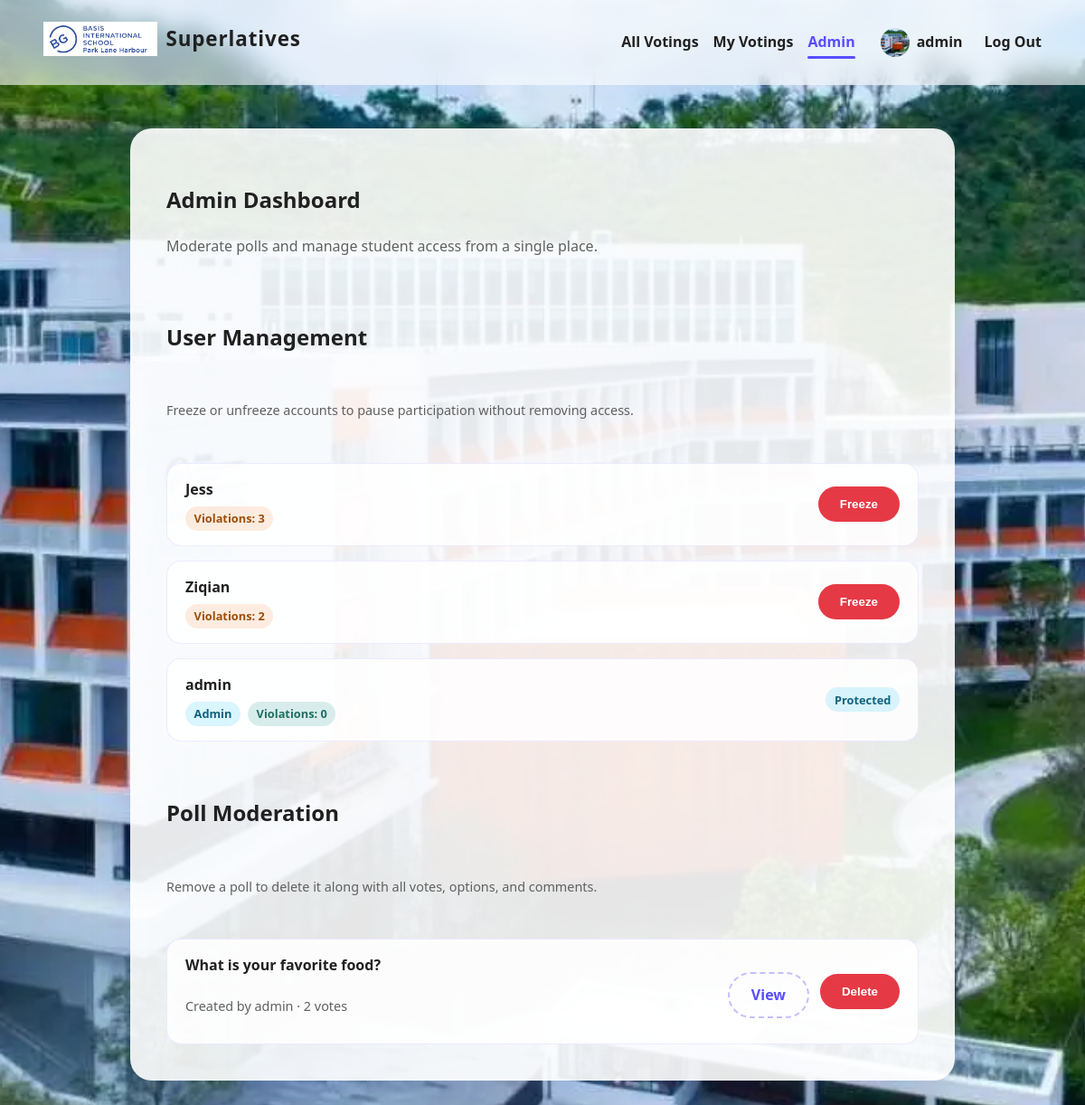
The page /admin (signed in) on the database its author committed.
### app.py (models this page shows, shortened)
class User(db.Model):
    id = db.Column(db.Integer, primary_key=True)
    name = db.Column(db.String(80), unique=True, nullable=False)
    password_hash = db.Column(db.String(255), nullable=False)
    profile_image = db.Column(db.String(255), nullable=True)
    is_admin = db.Column(db.Boolean, nullable=False, default=False, server_default="0")
    is_frozen = db.Column(db.Boolean, nullable=False, default=False, server_default="0")
    violation_count = db.Column(
        db.Integer, nullable=False, default=0, server_default="0"
    )
    polls = db.relationship("Poll", backref="creator", lazy=True)
    votes = db.relationship("Vote", backref="voter", lazy=True)

class Poll(db.Model):
    id = db.Column(db.Integer, primary_key=True)
    title = db.Column(db.String(200), unique=True, nullable=False)
    description = db.Column(db.Text, nullable=True)
    created_by = db.Column(db.Integer, db.ForeignKey("user.id"), nullable=False)
    created_at = db.Column(
        db.DateTime, nullable=False, default=db.func.now(), server_default=db.func.now()
    )
    cover_image = db.Column(db.String(255), nullable=True)
    chat_enabled = db.Column(db.Boolean, nullable=False, default=True, server_default="1")
    options = db.relationship("Option", backref="poll", cascade="all, delete-orphan")
    votes = db.relationship("Vote", backref="poll", cascade="all, delete-orphan")
    messages = db.relationship("Message", backref="poll", cascade="all, delete-orphan")

### app.py (the view)
    @app.route("/admin")
    @login_required
    @admin_required
    def admin_dashboard():
        users = User.query.order_by(User.name.asc()).all()
        poll_rows = (
            Poll.query.outerjoin(Vote)
            .add_columns(func.count(Vote.id).label("vote_count"))
            .group_by(Poll.id)
            .order_by(Poll.created_at.desc())
            .all()
        )
        polls = [{"poll": poll, "vote_count": vote_count} for poll, vote_count in poll_rows]
        return render_template("admin_dashboard.html", users=users, polls=polls)

### app.py (called while the page is built)
def violation_level(count: Optional[int]) -> str:
    if count is None:
        count = 0
    if count >= 5:
        return "danger"
    if count >= 2:
        return "warning"
    return "success"

def current_user() -> Optional[User]:
    user_id = session.get("user_id")
    if user_id is None:
        return None
    return User.query.get(user_id)

def login_required(func):
    from functools import wraps
    @wraps(func)
    def wrapped(*args, **kwargs):
        if current_user() is None:
            flash("Please log in first.", "warning")
            return redirect(url_for("login", next=request.url))
        return func(*args, **kwargs)
    return wrapped

def admin_required(func):
    from functools import wraps
    @wraps(func)
    def wrapped(*args, **kwargs):
        user = current_user()
        if user is None:
            flash("Please log in first.", "warning")
            return redirect(url_for("login", next=request.url))
        if not user.is_admin:
            flash("Admin access required.", "danger")
            return redirect(url_for("index"))
        return func(*args, **kwargs)
    return wrapped

### templates/admin_dashboard.html (shortened to what this page needs)
{% extends "base.html" %}
{% block content %}
<section class="card">
  <header class="card-header">
    <div>
      <h1>Admin Dashboard</h1>
      <p class="lead">
        Moderate polls and manage student access from a single place.
      </p>
    </div>
  </header>
  <div class="admin-section">
    <h2>User Management</h2>
    <p class="admin-meta">
      Freeze or unfreeze accounts to pause participation without removing access.
    </p>
    {% if users %}
    <ul class="admin-user-list">
      {% for user in users %}
      <li class="admin-card">
        <div class="admin-card-info">
          <strong>{{ user.name }}</strong>
          <div class="admin-tags">
            {% if user.is_admin %}
            <span class="tag tag-info">Admin</span>
            {% endif %}
            <span class="tag tag-{{ violation_level(user.violation_count) }}">
              Violations: {{ user.violation_count }}
            </span>
          </div>
        </div>
        <div class="admin-actions">
          {% if user.is_admin %}
          <span class="tag tag-info">Protected</span>
          {% else %}
          <form method="post" action="{{ url_for('toggle_user_freeze', user_id=user.id) }}">
            {% if user.is_frozen %}
            <button class="button secondary" type="submit">Unfreeze</button>
            {% else %}
            <button class="button danger" type="submit">Freeze</button>
            {% endif %}
          </form>
          {% endif %}
        </div>
      </li>
      {% endfor %}
    </ul>
    {% else %}
    <p>No users found.</p>
    {% endif %}
  </div>
  <div class="admin-section">
    <h2>Poll Moderation</h2>
    <p class="admin-meta">
      Remove a poll to delete it along with all votes, options, and comments.
    </p>
    {% if polls %}
    <ul class="admin-poll-list">
      {% for entry in polls %}
      {% set poll = entry.poll %}
      <li class="admin-card">
        <div class="admin-card-info">
          <strong>{{ poll.title }}</strong>
          <p class="admin-meta">
            Created by {{ poll.creator.name }} · {{ entry.vote_count }} vote{% if entry.vote_count != 1 %}s{% endif %}
          </p>
        </div>
        <div class="admin-actions">
          <a class="button secondary" href="{{ url_for('poll_detail', poll_id=poll.id) }}">View</a>
          <form
            method="post"
            action="{{ url_for('admin_delete_poll', poll_id=poll.id) }}"
            onsubmit="return confirm('Delete this poll and everything attached to it?');"
          >
            <button class="button danger" type="submit">Delete</button>
          </form>
        </div>
      </li>
      {% endfor %}
    </ul>
    {% else %}
    <p>No polls found.</p>
    {% endif %}
  </div>
</section>
{% endblock %}

### templates/base.html (shortened to what this page needs)
{% import "macros/avatar.html" as avatar %}
<!doctype html>
<html lang="en">
  <head>
    <link rel="stylesheet" href="{{ url_for('static', filename='css/styles.css') }}" />
  </head>
  <body>
    <nav class="navbar">
      <div class="brand">
        <a href="{{ url_for('index') }}">
          <img
            class="brand-logo"
            src="{{ url_for('static', filename='uploads/theim.png') }}"
            alt="Superlatives logo"
          />
          <span class="brand-name">Superlatives</span>
        </a>
      </div>
      <div class="nav-links">
        <a
          href="{{ url_for('index') }}"
          class="{% if request.endpoint == 'index' %}active{% endif %}"
        >
          All Votings
        </a>
        {% if current_user %}
        <a
          href="{{ url_for('my_polls') }}"
          class="{% if request.endpoint == 'my_polls' %}active{% endif %}"
        >
          My Votings
        </a>
        {% if current_user_is_admin %}
        <a
          href="{{ url_for('admin_dashboard') }}"
          class="{% if request.endpoint == 'admin_dashboard' %}active{% endif %}"
        >
          Admin
        </a>
        {% endif %}
        <div class="nav-account">
          <a
            href="{{ url_for('profile') }}"
            class="profile-link {% if request.endpoint == 'profile' %}active{% endif %}"
          >
            {{ avatar.render(current_user, "xs") }}
            <span class="profile-name">{{ current_user.name }}</span>
          </a>
          <a class="logout-link" href="{{ url_for('logout') }}">Log Out</a>
        </div>
        {% else %}
        <a href="{{ url_for('login') }}">Log In</a>
        <a href="{{ url_for('register') }}">Register</a>
        {% endif %}
      </div>
    </nav>
    <main class="content">
      {% block content %}{% endblock %}
    </main>
  </body>
</html>

### templates/macros/avatar.html
{% macro render(user, size="md", extra_classes="") %}
  {% set name = user.name if user else "?" %}
  {% set profile_image = user.profile_image if user else None %}
  {% set classes = "avatar avatar-" ~ size %}
  {% if extra_classes %}
    {% set classes = classes ~ " " ~ extra_classes %}
  {% endif %}
  {% if profile_image %}
    <span class="{{ classes }} avatar-has-image">
      <img
        src="{{ url_for('static', filename=profile_image) }}"
        alt="{{ name }} profile image"
        loading="lazy"
      />
    </span>
  {% else %}
    <span class="{{ classes }} avatar-initial" aria-hidden="true">
      {{ name[:1]|upper }}
    </span>
  {% endif %}
{% endmacro %}

### static/css/styles.css (style rules this page uses)
:root { color-scheme: light; font-family: "Segoe UI", Roboto, Helvetica, Arial, sans-serif; font-size: 16px; line-height: 1.6; --primary: #6c63ff; --primary-dark: #584dff; --card-bg: rgba(255, 255, 255, 0.9); --text-color: #202020; --muted: #606060; --danger: #e63946; --success: #2a9d8f; --warning: #f4a261; }
* { box-sizing: border-box; }
body { min-height: 100vh; margin: 0; background-color: #000; background-image: url("../uploads/myim.webp"); background-repeat: no-repeat; background-position: center; background-size: cover; background-attachment: fixed; color: var(--text-color); position: relative; }
.navbar { display: flex; justify-content: space-between; align-items: center; padding: 1.5rem 3rem; position: sticky; top: 0; backdrop-filter: blur(12px); background: rgba(255, 255, 255, 0.6); z-index: 10; }
.navbar a { color: var(--text-color); text-decoration: none; font-weight: 600; transition: color 0.2s ease; }
.brand a { display: inline-flex; align-items: center; gap: 0.6rem; font-size: 1.4rem; letter-spacing: 0.04em; }
.brand-logo { height: 2.4rem; width: auto; display: block; }
.brand-name { font-weight: 700; color: var(--text-color); }
.nav-links { display: flex; gap: 1rem; align-items: center; }
.nav-account { display: flex; align-items: center; gap: 0.75rem; }
.profile-link { display: inline-flex; align-items: center; gap: 0.5rem; padding: 0.35rem 0.75rem; border-radius: 999px; background: transparent; font-weight: 600; transition: background 0.2s ease, color 0.2s ease; }
.profile-name { font-weight: 600; }
.logout-link { color: var(--danger); font-weight: 600; }
.avatar { border-radius: 50%; display: inline-flex; align-items: center; justify-content: center; font-weight: 700; text-transform: uppercase; color: #fff; background: linear-gradient(135deg, #6c63ff 0%, #31c6f6 100%); box-shadow: 0 2px 6px rgba(17, 24, 39, 0.08); }
.avatar-has-image { background: transparent; box-shadow: none; }
.avatar-has-image img { width: 100%; height: 100%; display: block; border-radius: 50%; object-fit: cover; }
.avatar-xs { width: 32px; height: 32px; font-size: 0.85rem; }
.nav-links > a.active { color: var(--primary-dark); position: relative; }
.nav-links > a.active::after { content: ""; position: absolute; left: 0; right: 0; bottom: -0.35rem; height: 3px; background: var(--primary-dark); border-radius: 999px; }
.content { max-width: 960px; margin: 3rem auto; padding: 0 1.5rem 4rem; }
.card { background: var(--card-bg); border-radius: 24px; padding: 2.5rem; box-shadow: 0 20px 45px rgba(86, 98, 163, 0.2); }
.card-header { display: flex; justify-content: space-between; align-items: flex-start; gap: 1.5rem; flex-wrap: wrap; }
.lead { color: var(--muted); margin-bottom: 1.5rem; }
.admin-section { margin-top: 2.5rem; display: grid; gap: 1rem; }
.admin-section:first-of-type { margin-top: 1.5rem; }
.admin-user-list, .admin-poll-list { list-style: none; margin: 1rem 0 0; padding: 0; display: grid; gap: 1rem; }
.admin-card { background: rgba(255, 255, 255, 0.85); border: 1px solid rgba(108, 99, 255, 0.12); border-radius: 16px; padding: 1rem 1.25rem; display: flex; flex-wrap: wrap; justify-content: space-between; gap: 1rem; align-items: center; }
.admin-card-info { display: flex; flex-direction: column; gap: 0.35rem; }
.admin-meta { color: var(--muted); font-size: 0.9rem; }
.admin-tags { display: flex; gap: 0.5rem; flex-wrap: wrap; }
.tag { display: inline-flex; align-items: center; font-size: 0.8rem; font-weight: 600; padding: 0.2rem 0.6rem; border-radius: 999px; background: rgba(108, 99, 255, 0.12); color: var(--primary-dark); }
.tag-warning { background: rgba(244, 162, 97, 0.2); color: #9c4f0c; }
.tag-success { background: rgba(42, 157, 143, 0.18); color: #1f6f63; }
.tag-info { background: rgba(49, 198, 246, 0.18); color: #11627d; }
.admin-actions { display: flex; flex-wrap: wrap; gap: 0.75rem; align-items: center; }
.admin-actions form { display: inline; }
.button { display: inline-block; padding: 0.75rem 1.5rem; border-radius: 999px; background: var(--primary); color: white; font-weight: 600; text-decoration: none; border: none; cursor: pointer; transition: transform 0.15s ease, box-shadow 0.15s ease, background 0.15s ease; }
form { display: grid; gap: 1rem; }
.button.secondary { background: transparent; color: var(--primary-dark); border: 2px dashed rgba(108, 99, 255, 0.4); padding: 0.65rem 1.5rem; margin-top: 0.5rem; }
.button.danger { background: var(--danger); }

### rows shown on the page
User: profile_image (picture), name "admin", is_admin "Admin", violation_count "0", creator.name "admin"
User: name "Jess", violation_count "3", is_frozen "Freeze"
User: name "Ziqian", violation_count "2", is_frozen "Freeze"
Poll: title "What is your favorite food?"

### other values the page prints
{{ entry.vote_count }} "2"
